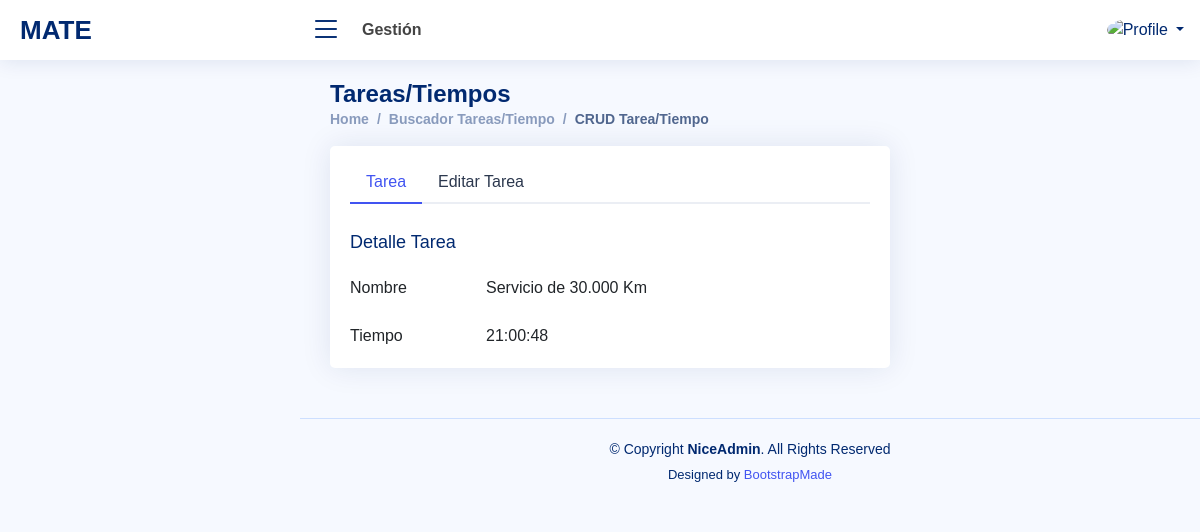
The page /crudtarea.php?idtarea=203&accion=M (signed in) on the database as committed earlier.
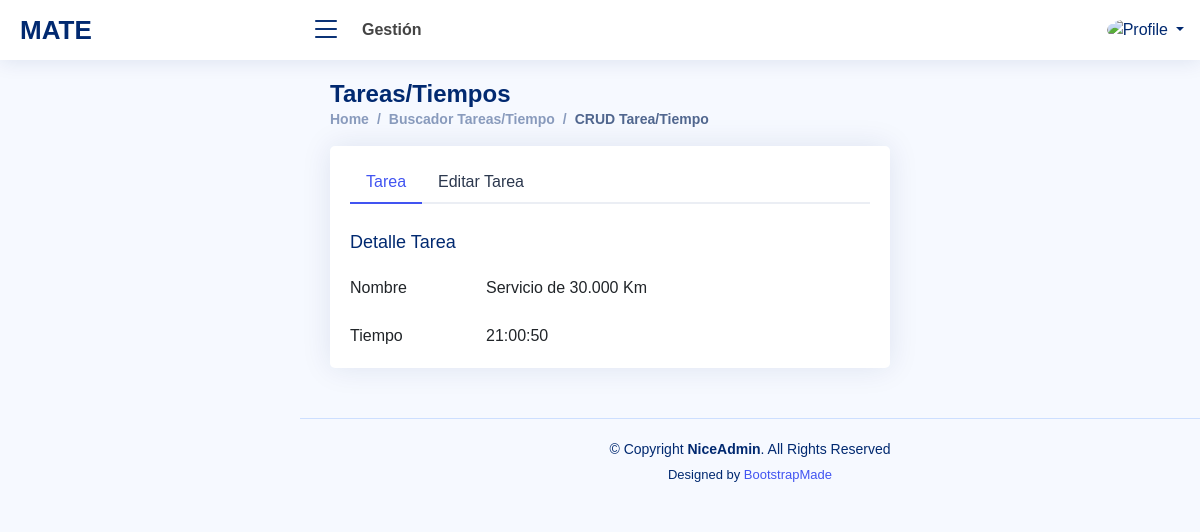
The same page on the database as committed later.
### tables this page shows
CREATE TABLE `tareas` (
  `idtarea` int(11) NOT NULL AUTO_INCREMENT,
  `descripciontarea` varchar(100) DEFAULT NULL,
  `tiempotarea` decimal(10,0) DEFAULT NULL,
  `accion` varchar(1) DEFAULT NULL,
  `idempleadoaccion` int(11) DEFAULT NULL,
  `fechaaccion` datetime DEFAULT NULL,
  PRIMARY KEY (`idtarea`)
);

### crudtarea.php (the view, shortened to what this page needs)
<?php
  if (isset($_SESSION['id']))
  {
    $tipousu=$_SESSION['tipo'];
    $foto=$_SESSION['foto'];
    $nombrecorto=$_SESSION['nombrecorto'];
    $txttarea="";
    $txttiempo="";
    if (isset($_GET['idtarea']))
    {
      $idtarea=$_GET["idtarea"];
      $accion=$_GET["accion"];
      if ($accion=="OKELI")
      {
          $sql = "SELECT a.`descripciontarea`,a.tiempotarea
                  FROM tareas a
                  WHERE a.idtarea=". $idtarea ." AND a.`accion`='B';";
          $accion="OK";
      }
      else
      {
          $sql = "SELECT a.`descripciontarea`,a.tiempotarea
                  FROM tareas a
                  WHERE a.idtarea=". $idtarea ." AND a.`accion`!='B';";
      }
      $con=conectar();
      $result = $con->query($sql);
      if (!$result)
      {
        die('Invalid query: ' . $mysqli->error);
      }
      else
      {
        while($row = mysqli_fetch_array($result))
        {
          $txttarea=$row['descripciontarea'];
          $txttiempo=date("H:i:s", $row['tiempotarea']);
        }
      }
    }
  }
  else
  {
    header('Location: index.php');
    exit;
  }
?>
<!DOCTYPE html>
<html lang="en">
<head>
  <link href="assets/font/Open_Sans.css" rel="stylesheet">
  <link href="assets/vendor/bootstrap/css/bootstrap.min.css" rel="stylesheet">
  <link href="assets/vendor/bootstrap-icons/bootstrap-icons.css" rel="stylesheet">
  <link href="assets/vendor/boxicons/css/boxicons.min.css" rel="stylesheet">
  <link href="assets/vendor/quill/quill.snow.css" rel="stylesheet">
  <link href="assets/vendor/quill/quill.bubble.css" rel="stylesheet">
  <link href="assets/vendor/remixicon/remixicon.css" rel="stylesheet">
  <link href="assets/vendor/simple-datatables/style.css" rel="stylesheet">
  <link href="assets/css/style.css" rel="stylesheet">
</head>
<body>
  <header id="header" class="header fixed-top d-flex align-items-center">
    <div class="d-flex align-items-center justify-content-between">
      <a href="index.html" class="logo d-flex align-items-center">
        <span class="d-none d-lg-block"><?php echo $_SESSION['nombreapp']; ?></span>
      </a>
      <i class="bi bi-list toggle-sidebar-btn"></i>
    </div>
    <div class="search-bar">
      <strong>Gestión</strong>
    </div>
    <nav class="header-nav ms-auto">
      <ul class="d-flex align-items-center">
        <li class="nav-item dropdown pe-3">
          <a class="nav-link nav-profile d-flex align-items-center pe-0" href="#" data-bs-toggle="dropdown">
          <img src="assets/img/<?php echo $foto; ?>" alt="Profile" class="rounded-circle">
          <span class="d-none d-md-block dropdown-toggle ps-2"><?php echo $nombrecorto; ?></span>
          </a>
        </li>
      </ul>
    </nav>
  </header>
  <main id="main" class="main">
    <div class="pagetitle">
      <h1>Tareas/Tiempos</h1>
      <nav>
        <ol class="breadcrumb">
          <li class="breadcrumb-item">
          <?php
            if (($tipousu=="Administración")||($tipousu=="Gerente")) echo "<a href='home.php'>Home</a>";
            else
            {
              echo "<a href='atenderordenes.php?ver=P'>Home</a>";
            }
          ?>
          </li>
          <li class="breadcrumb-item"><a href="buscadortareas.php">Buscador Tareas/Tiempo</a></li>
          <li class="breadcrumb-item active">CRUD Tarea/Tiempo</li>
        </ol>
      </nav>
    </div>
    <section class="section">
      <div class="row">
        <div class="col-lg-12">
          <div class="col-xl-8">
            <div class="card">
              <div class="card-body pt-3">
                <ul class="nav nav-tabs nav-tabs-bordered">
                  <li class="nav-item">
                    <button class="nav-link active" data-bs-toggle="tab" data-bs-target="#profile-overview">Tarea</button>
                  </li>
                  <li class="nav-item">
                    <button class="nav-link" data-bs-toggle="tab" data-bs-target="#profile-edit">Editar Tarea</button>
                  </li>
                </ul>
                <div class="tab-content pt-2">
                  <div class="tab-pane fade show active profile-overview" id="profile-overview">
                    <h5 class="card-title">Detalle Tarea</h5>
                    <div class="row">
                      <div class="col-lg-3 col-md-4 label ">Nombre</div>
                      <div class="col-lg-9 col-md-8"><?php echo $txttarea; ?></div>
                    </div>
                    <div class="row">
                      <div class="col-lg-3 col-md-4 label ">Tiempo</div>
                      <div class="col-lg-9 col-md-8"><?php echo $txttiempo; ?></div>
                    </div>
                  </div>
                </div>
              </div>
            </div>
          </div>
        </div>
      </div>
    </section>
  </main>
  <footer id="footer" class="footer">
    <div class="copyright">
      &copy; Copyright <strong><span>NiceAdmin</span></strong>. All Rights Reserved
    </div>
    <div class="credits">
      Designed by <a href="https://bootstrapmade.com/">BootstrapMade</a>
    </div>
  </footer>
</body>
</html>

Rows that differ between the two databases and show on the page:
changed tareas "Servicio de 30.000 Km": tiempotarea "21:00:48" → "21:00:50"
